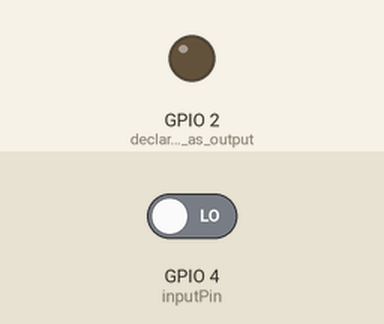
The sketch below on a simulated ESP8266 (NodeMCU). On the bench: output pins drawn as LEDs (lit = HIGH). Inputs (shaded band) come from the test bench; at power-on: GPIO 4 (inputPin) LOW. WiFi joins after 1.5 s; servers stay silent unless stated; uploads are accepted with an empty reply; what the sketch prints to the serial monitor is not drawn.

Above: at 2.7 s.
2.8 s: GPIO 4 (inputPin) driven HIGH
At 3.9 s:
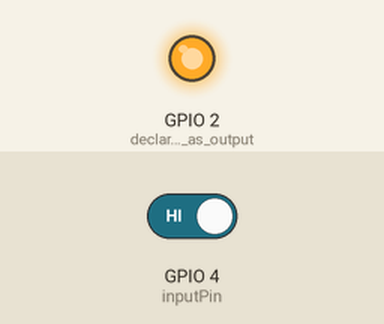
4.3 s: GPIO 4 (inputPin) driven LOW
At 5.0 s:
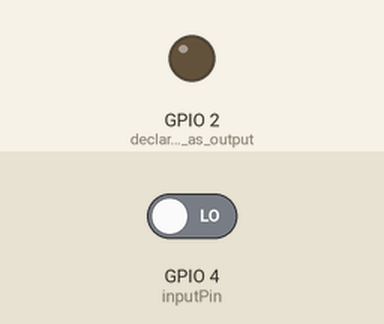
Timing chart, 0 to 7.3 s (numbered marks = the images above; inputs shaded):
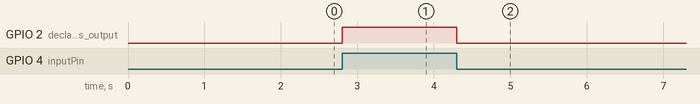

The sketch:

HC-SR501.ino
```cpp
#include <Arduino.h>

#include <ESP8266WiFi.h>
#include <ESP8266HTTPClient.h>
#include <ArduinoJson.h>

const char* WIFI_SSID = "Otto Home - 2GHz";
const char* WIFI_PASS = "rispondiunoodue";
const String HUE_URL =  "http://10.0.0.251/api/koAmbhqvs3oHkKTDhNkDNgaCEPc1PnhHLjVc-6fD/lights/2";

int inputPin = 4;               // choose the input pin (for PIR sensor)
int pirState = LOW;             // we start, assuming no motion detected
bool lightState = false;

void setup() {
  Serial.begin(115200);

  pinMode(LED_BUILTIN, OUTPUT);      // declare LED as output
  pinMode(inputPin, INPUT);     // declare sensor as input

  Serial.print("Connecting to Wi-Fi...");

  WiFi.begin(WIFI_SSID, WIFI_PASS);
  while (WiFi.status() != WL_CONNECTED) {
    Serial.print(".");
    delay(500);
  }

  Serial.print("Connected! IP address: ");
  Serial.println(WiFi.localIP());
}

bool getCurrentLightState() {
  WiFiClient client;
  HTTPClient http;

  http.begin(client, HUE_URL);
  int httpCode = http.GET();
  if (httpCode > 0) {
    const size_t capacity = 4*JSON_OBJECT_SIZE(2) + 2*JSON_OBJECT_SIZE(3) + JSON_OBJECT_SIZE(4) + JSON_OBJECT_SIZE(7) + JSON_OBJECT_SIZE(13) + 620;
    DynamicJsonDocument doc(capacity);
    String payload = http.getString();
    Serial.println("[getCurrentLightState] response");
    Serial.println(httpCode);
    Serial.println(payload);
    deserializeJson(doc, payload);
    http.end();
    return doc["state"]["on"];
  }

  return NULL;
}

void onMotionDetected() {
  Serial.println("Motion detected!");
  digitalWrite(LED_BUILTIN, HIGH);  // turn LED ON

  bool currentLightState = getCurrentLightState();
  if (currentLightState == NULL) {
    Serial.println("Unable to get current light state, assuming previous value");
  } else {
    lightState = currentLightState;
  }

  // Flip the light state
  lightState = !lightState;

  WiFiClient client;
  HTTPClient http;
  http.begin(client, HUE_URL + "/state");
  http.addHeader("Content-Type", "application/json");

  int httpResponseCode = 0;
  if (lightState) {
    httpResponseCode = http.PUT("{\"on\":true}");
  } else {
    httpResponseCode = http.PUT("{\"on\":false}");
  }

  if (httpResponseCode > 0) {
    const String payload = http.getString();
    Serial.print("Server responded: ");
    Serial.println(httpResponseCode);
    Serial.println(payload);
   } else {
    Serial.print("Error while sending request");
   }
   http.end();
}

void onMotionEnded() {
  Serial.println("Motion ended!");
  digitalWrite(LED_BUILTIN, LOW); // turn LED OFF
}

void loop(){
  if (digitalRead(inputPin) == HIGH) {            // check if the input is HIGH
    if (pirState == LOW) {
      onMotionDetected();
      pirState = HIGH;
    }
  } else {
    if (pirState == HIGH){
      onMotionEnded();
      pirState = LOW;
    }
  }
}
```

Measured:
- after the input at 2.8 s, GPIO 2 (declare_LED_as_output): LOW → HIGH at once
- after the input at 4.3 s, GPIO 2 (declare_LED_as_output): HIGH → LOW at once
